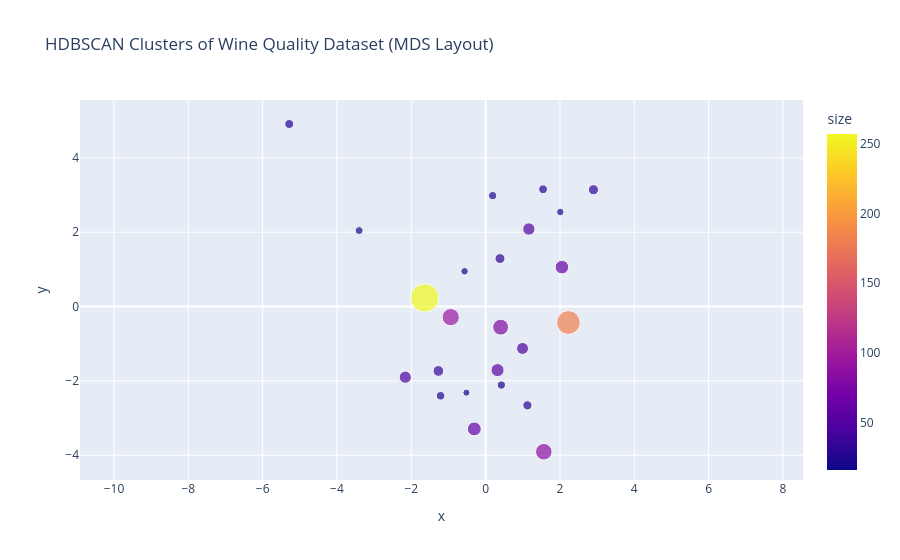

The notebook cell saved with this chart:
### Code cell
import umap
from sklearn.manifold import MDS

reducer = umap.UMAP(n_components=10, n_neighbors=30, min_dist=0.0)
X_umap = reducer.fit_transform(X_scaled)
model = HDBSCAN(min_cluster_size=15, min_samples=5)
labels = model.fit_predict(X_umap)
df["cluster"] = labels

# exclude HDBSCAN noise points
mask = df["cluster"] != -1
feature_cols = df.columns.drop(["quality", "row_id", "cluster"])

X_scaled_df = pd.DataFrame(X_scaled, columns=feature_cols, index=df.index)
centroids = X_scaled_df[mask].groupby(df.loc[mask, "cluster"]).mean()

# 2D layout that preserves pairwise centroid distances
mds = MDS(n_components=2, dissimilarity="euclidean",
          random_state=42, n_init=8, normalized_stress="auto")
centroids_2d = mds.fit_transform(centroids.values)

sizes = df.loc[mask, "cluster"].value_counts().sort_index()

layout_df = pd.DataFrame({
    "x": centroids_2d[:, 0],
    "y": centroids_2d[:, 1],
    "cluster": centroids.index,
    "size": sizes.values,
})


fig = px.scatter(layout_df, x="x", y="y", size="size", color="size", hover_data=["cluster"],
                 title="HDBSCAN Clusters of Wine Quality Dataset (MDS Layout)")

fig.update_yaxes(scaleanchor="x", scaleratio=1)
fig.update_layout(legend_title_text="Cluster")
fig.show()

### Figure 1 — Plotly figure (JSON) as saved in the notebook; plotly's stock layout.template omitted (floating-point values rounded to 4 significant figures)
{"data": [{"customdata": [[0], [1], [2], [3], [4], [5], [6], [7], [8], [9], [10], [11], [12], [13], [14], [15], [16], [17], [18], [19], [20], [21], [22], [23]], "hovertemplate": "x=%{x}<br>y=%{y}<br>size=%{marker.color}<br>cluster=%{customdata[0]}<extra></extra>", "legendgroup": "", "marker": {"color": [257, 20, 96, 26, 182, 88, 48, 22, 24, 32, 16, 37, 18, 59, 49, 25, 55, 18, 33, 22, 81, 46, 62, 27], "coloraxis": "coloraxis", "size": [257, 20, 96, 26, 182, 88, 48, 22, 24, 32, 16, 37, 18, 59, 49, 25, 55, 18, 33, 22, 81, 46, 62, 27], "sizemode": "area", "sizeref": 0.6425, "symbol": "circle"}, "mode": "markers", "name": "", "orientation": "v", "showlegend": false, "type": "scatter", "x": [-1.639, -3.403, -0.9392, -5.284, 2.228, 1.565, -2.162, 0.1886, -1.213, 0.3862, -0.5174, -1.271, -0.5669, 2.053, 1.163, 1.544, 0.3203, 2.009, 2.901, 0.4233, 0.4033, 0.993, -0.3051, 1.124], "xaxis": "x", "y": [0.2323, 2.046, -0.2837, 4.912, -0.4285, -3.906, -1.9, 2.985, -2.4, 1.292, -2.315, -1.732, 0.9502, 1.062, 2.087, 3.157, -1.709, 2.547, 3.144, -2.111, -0.5539, -1.126, -3.291, -2.657], "yaxis": "y"}], "layout": {"coloraxis": {"colorbar": {"title": {"text": "size"}}, "colorscale": [[0, "#0d0887"], [0.1111, "#46039f"], [0.2222, "#7201a8"], [0.3333, "#9c179e"], [0.4444, "#bd3786"], [0.5556, "#d8576b"], [0.6667, "#ed7953"], [0.7778, "#fb9f3a"], [0.8889, "#fdca26"], [1, "#f0f921"]]}, "legend": {"itemsizing": "constant", "title": {"text": "Cluster"}, "tracegroupgap": 0}, "title": {"text": "HDBSCAN Clusters of Wine Quality Dataset (MDS Layout)"}, "xaxis": {"anchor": "y", "domain": [0, 1], "title": {"text": "x"}}, "yaxis": {"anchor": "x", "domain": [0, 1], "scaleanchor": "x", "scaleratio": 1, "title": {"text": "y"}}}}
